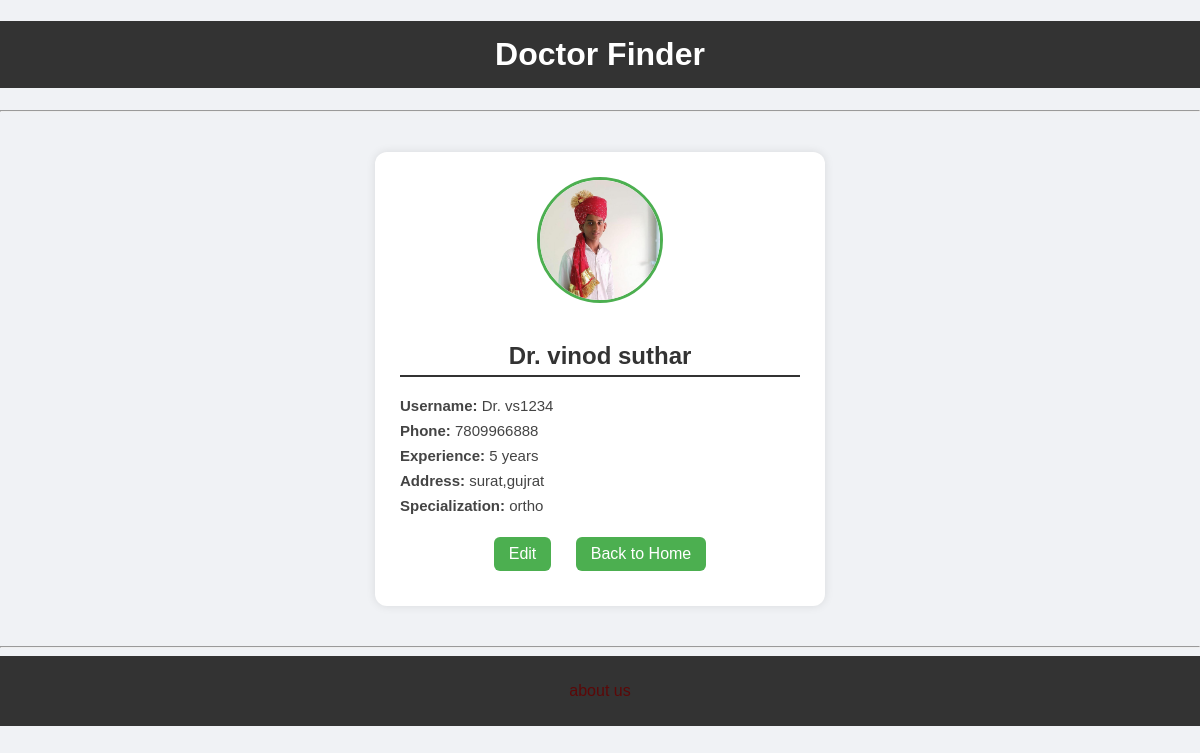
The app's page /profile/1 with its own data.
### doctor_profile_app/models.py (models this page shows)
class DoctorProfile(models.Model):
    user = models.OneToOneField(User, on_delete=models.CASCADE)
    specialization = models.CharField(max_length=100)
    experience = models.IntegerField()
    clinic_address = models.TextField()
    phone = models.CharField(max_length=15)
    image = models.ImageField(upload_to="doctor_images/" ,blank=True,null=True)
    def __str__(self):
        return f"Dr. {self.user.username}"

### doctor_profile_app/views.py (the view)
# urls.py: path('profile/<int:id>',profile_page,name='profile_page'),
def profile_page(request,id = None):
    if id:
        doctor_info = DoctorProfile.objects.get(pk = id)
    return render(request,'profile.html',{'doctor_info':doctor_info})

### doctor_profile_app/templates/profile.html (shortened to what this page needs)
{% extends 'base.html' %}
{% block content %}
<div class="profile-card">
    {% if doctor_info %}
    {% if doctor_info.image %}
        <img src="{{ doctor_info.image.url }}" class="profile-img">
    {% else %}
        <img src="https://via.placeholder.com/120" class="profile-img">
    {% endif %}
    <h2>Dr. {{ doctor_info.user.first_name }} {{ doctor_info.user.last_name }}</h2>
    <div class="profile-info">
        <p><strong>Username:</strong> {{ doctor_info }}</p>
        <p><strong>Phone:</strong> {{ doctor_info.phone }}</p>
        <p><strong>Experience:</strong> {{ doctor_info.experience }} years</p>
        <p><strong>Address:</strong> {{ doctor_info.clinic_address }}</p>
        <p><strong>Specialization:</strong> {{ doctor_info.specialization }}</p>
    </div>
    {% else %}
    <p>No profile found</p>
    {% endif %}
    <a href="{% url 'edit_profile' doctor_info.id %}" class="back-btn">Edit</a>
    <a href="{% url 'home_page' %}" class="back-btn">Back to Home</a>
</div>
{% endblock %}

### static/css/home.css (style rules this page uses)
body { font-family: Arial, sans-serif; margin: 0; background-color: #f0f0f0; }
h2 { color: #333; border-bottom: 2px solid #333; padding-bottom: 5px; }
p { font-size: 16px; color: #444; }
a { color: rgb(92, 8, 8); margin: 10px; text-decoration: none; }
h2 { text-align: center; margin-top: 20px; color: #333; }
body { font-family: Arial, sans-serif; background: #f0f2f5; }
h2 { margin-bottom: 15px; }

### doctor_profile_app/templates/profile.html (style rules this page uses)
.profile-card { width: 400px; margin: 40px auto; padding: 25px; border-radius: 12px; box-shadow: 0 0 10px rgba(0,0,0,0.1); background: #fff; text-align: center; font-family: Arial, sans-serif; }
.profile-img { width: 120px; height: 120px; border-radius: 50%; object-fit: cover; margin-bottom: 15px; border: 3px solid #4CAF50; }
.profile-card h2 { margin-bottom: 10px; }
.profile-info { text-align: left; margin-top: 20px; }
.profile-info p { margin: 8px 0; font-size: 15px; }
.back-btn { display: inline-block; margin-top: 15px; padding: 8px 15px; background: #4CAF50; color: white; text-decoration: none; border-radius: 6px; }

### records on screen
DoctorProfile: image (picture), user.first_name "vinod", user.last_name "suthar", user.username "Dr. vs1234", phone "7809966888", experience "5", clinic_address "surat,gujrat", specialization "ortho"
